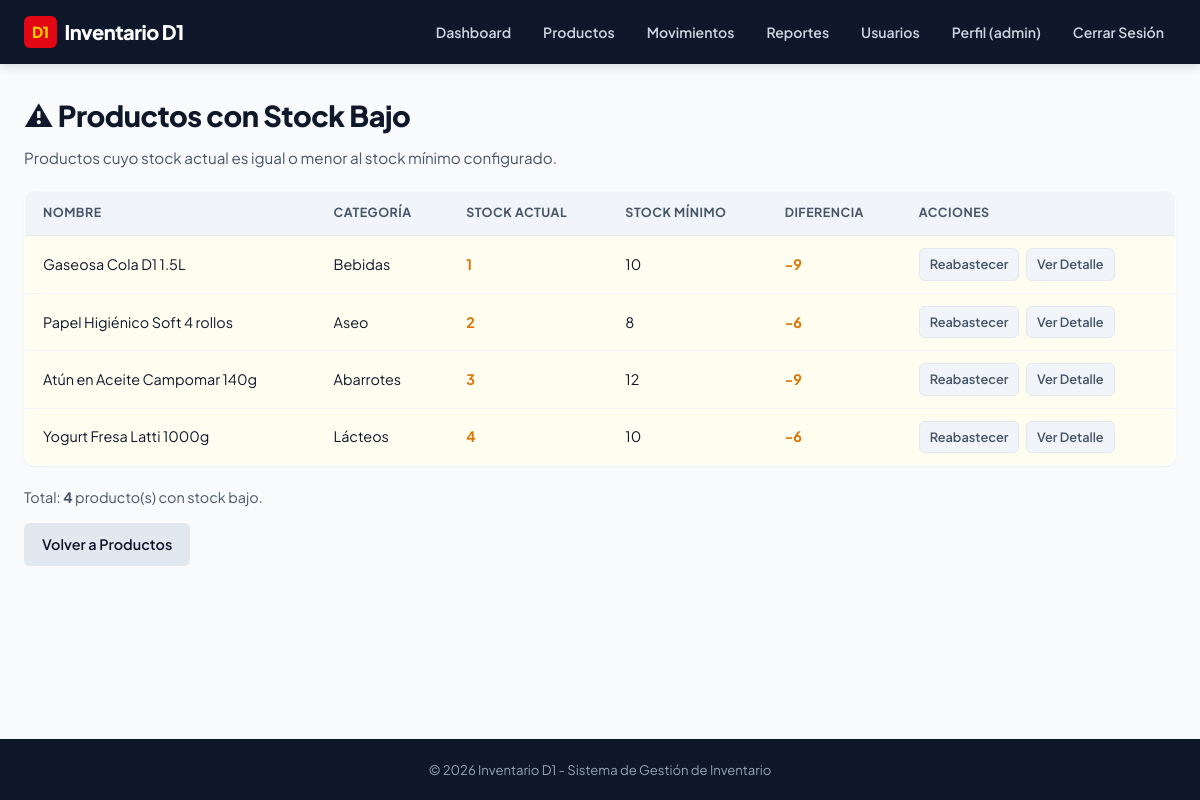
/productos/stock-bajo (signed in), run on the app's committed database.
### app/models.py (models this page shows, shortened)
class Producto(db.Model):
    __tablename__ = 'producto'
    id = db.Column(db.Integer, primary_key=True)
    nombre = db.Column(db.String(150), nullable=False)
    categoria = db.Column(db.String(100), nullable=True)
    precio = db.Column(db.Float, nullable=False)
    cantidad_stock = db.Column(db.Integer, default=0, nullable=False)
    stock_minimo = db.Column(db.Integer, default=5, nullable=False)
    fecha_ingreso = db.Column(db.DateTime, default=datetime.utcnow)
    movimientos = db.relationship('Movimiento', backref='producto', lazy=True, cascade='all, delete-orphan')

### app/routes.py (the view)
@main.route('/productos/stock-bajo')
@login_required
def stock_bajo():
    productos = Producto.query.filter(
        Producto.cantidad_stock <= Producto.stock_minimo
    ).order_by(Producto.cantidad_stock.asc()).all()
    return render_template('stock_bajo.html', productos=productos)

### app/routes.py (called while the page is built)
def login_required(f):
    @wraps(f)
    def decorated_function(*args, **kwargs):
        if 'usuario_id' not in session:
            flash('Debes iniciar sesión para acceder a esta página.', 'warning')
            return redirect(url_for('main.login', next=request.path))
        return f(*args, **kwargs)
    return decorated_function

@main.before_app_request
def cargar_usuario_actual():
    g.usuario = None
    if 'usuario_id' in session:
        g.usuario = db.session.get(Usuario, session['usuario_id'])
        if g.usuario is None:
            session.clear()

@main.app_context_processor
def inject_global_vars():
    return dict(
        usuario_actual=getattr(g, 'usuario', None),
        now=datetime.utcnow()
    )

### app/templates/stock_bajo.html (shortened to what this page needs)
{% extends 'base.html' %}
{% block content %}
<h1>⚠ Productos con Stock Bajo</h1>
<p class="section-description">
    Productos cuyo stock actual es igual o menor al stock mínimo configurado.
</p>
{% if productos %}
    <table id="tabla-stock-bajo">
        <thead>
            <tr>
                <th>Nombre</th>
                <th>Categor&iacute;a</th>
                <th>Stock Actual</th>
                <th>Stock M&iacute;nimo</th>
                <th>Diferencia</th>
                <th>Acciones</th>
            </tr>
        </thead>
        <tbody>
            {% for producto in productos %}
            <tr class="stock-bajo">
                <td>{{ producto.nombre }}</td>
                <td>{{ producto.categoria or 'Sin categoría' }}</td>
                <td class="warning"><strong>{{ producto.cantidad_stock }}</strong></td>
                <td>{{ producto.stock_minimo }}</td>
                <td class="warning">
                    {{ producto.cantidad_stock - producto.stock_minimo }}
                </td>
                <td class="acciones">
                    <a href="{{ url_for('main.registrar_movimiento', producto_id=producto.id) }}"
                       class="btn-small" id="btn-reabastecer-{{ producto.id }}">Reabastecer</a>
                    <a href="{{ url_for('main.detalle_producto', id=producto.id) }}"
                       class="btn-small">Ver Detalle</a>
                </td>
            </tr>
            {% endfor %}
        </tbody>
    </table>
    <p class="resultados-info">
        Total: <strong>{{ productos|length }}</strong> producto(s) con stock bajo.
    </p>
{% else %}
    <p class="empty success-message">
        ✓ Todos los productos tienen stock suficiente. ¡No hay alertas!
    </p>
{% endif %}
<a href="{{ url_for('main.listar_productos') }}" class="btn btn-secondary">Volver a Productos</a>
{% endblock %}

### app/static/css/style.css (style rules this page uses)
:root { --primary: #E30613; --primary-hover: #C20510; --primary-light: #FEE2E2; --accent-yellow: #FFD100; --accent-yellow-dark: #D97706; --bg-page: #F8FAFC; --bg-card: #FFFFFF; --bg-header: #0F172A; --border-color: #E2E8F0; --border-subtle: #F1F5F9; --text-primary: #0F172A; --text-secondary: #475569; --text-muted: #94A3B8; --text-inverse: #FFFFFF; --success: #10B981; --success-bg: #ECFDF5; --warning: #F59E0B; --warning-bg: #FFFBEB; --danger: #EF4444; --danger-bg: #FEF2F2; --info: #3B82F6; --info-bg: #EFF6FF; --radius-sm: 6px; --radius-md: 10px; --radius-lg: 16px; --radius-full: 9999px; --shadow-sm: 0 1px 2px rgba(0, 0, 0, 0.05); --shadow-md: 0 4px 6px -1px rgba(0, 0, 0, 0.08), 0 2px 4px -2px rgba(0, 0, 0, 0.04); --shadow-lg: 0 10px 15px -3px rgba(0, 0, 0, 0.1), 0 4px 6px -4px rgba(0, 0, 0, 0.05); }
*, *::before, *::after { box-sizing: border-box; margin: 0; padding: 0; }
body { font-family: 'Plus Jakarta Sans', system-ui, -apple-system, BlinkMacSystemFont, 'Segoe UI', Roboto, sans-serif; background-color: var(--bg-page); color: var(--text-primary); line-height: 1.6; min-height: 100vh; display: flex; flex-direction: column; }
a { color: var(--primary); text-decoration: none; transition: color 0.15s ease; }
h1 { font-size: 1.8rem; font-weight: 800; color: var(--text-primary); margin-bottom: 20px; letter-spacing: -0.5px; }
.section-description { color: var(--text-secondary); font-size: 0.95rem; margin-top: -12px; margin-bottom: 20px; }
table { width: 100%; border-collapse: collapse; background: var(--bg-card); border: 1px solid var(--border-color); border-radius: var(--radius-md); overflow: hidden; margin-bottom: 20px; font-size: 0.9rem; box-shadow: var(--shadow-sm); }
th { background: #F1F5F9; color: var(--text-secondary); font-weight: 700; font-size: 0.78rem; text-transform: uppercase; letter-spacing: 0.5px; padding: 12px 18px; text-align: left; border-bottom: 1px solid var(--border-color); }
td { padding: 12px 18px; border-bottom: 1px solid var(--border-subtle); vertical-align: middle; }
tr:last-child td { border-bottom: none; }
tr.stock-bajo td { background-color: #FFFDF0; }
td.warning { color: #D97706; font-weight: 700; }
td.acciones { white-space: nowrap; }
.btn { display: inline-flex; align-items: center; justify-content: center; font-weight: 600; font-size: 0.9rem; padding: 10px 18px; border-radius: var(--radius-sm); border: none; cursor: pointer; background-color: var(--primary); color: #FFFFFF; box-shadow: 0 2px 4px rgba(227, 6, 19, 0.2); transition: all 0.2s ease; }
.btn-small { display: inline-block; padding: 5px 10px; font-size: 0.8rem; font-weight: 600; border-radius: var(--radius-sm); background: #F1F5F9; color: var(--text-secondary); border: 1px solid var(--border-color); margin-right: 4px; }
.btn-secondary { background-color: #E2E8F0; color: var(--text-primary); box-shadow: none; }
.resultados-info { font-size: 0.9rem; color: var(--text-secondary); margin-bottom: 14px; }

### data on the page
Producto: nombre "Gaseosa Cola D1 1.5L", categoria "Bebidas", cantidad_stock "1", stock_minimo "10", producto.cantidad_stock-producto.stock_minimo "-9"
Producto: nombre "Papel Higiénico Soft 4 rollos", categoria "Aseo", cantidad_stock "2", stock_minimo "8", producto.cantidad_stock-producto.stock_minimo "-6"
Producto: nombre "Atún en Aceite Campomar 140g", categoria "Abarrotes", cantidad_stock "3", stock_minimo "12", producto.cantidad_stock-producto.stock_minimo "-9"
Producto: nombre "Yogurt Fresa Latti 1000g", categoria "Lácteos", cantidad_stock "4", stock_minimo "10", producto.cantidad_stock-producto.stock_minimo "-6"

### other printed values
{{ session.get('usuario_username') }} "admin"
{{ productos|length }} "4"
